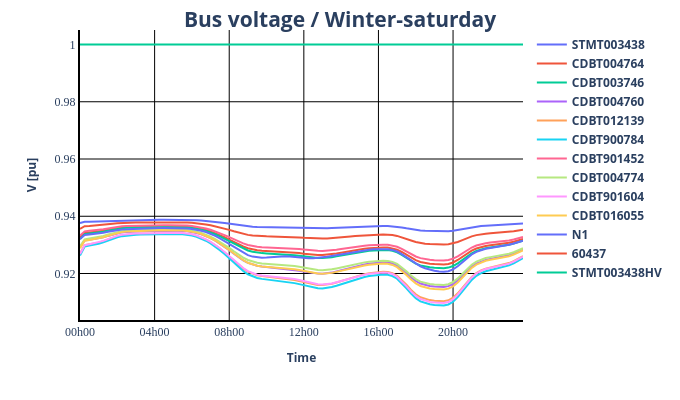

This figure's notebook cell:
### Code cell
profile_file_path = "annexes/cases/power_profile_case_0_wint_sat.xlsx"
output_folder = ""
output_file_name = "simulation_results_0"

# Charge excel profile
time_series: dict = pp_sim.load_power_profile_form_xlsx(file_path=profile_file_path)
net_pickle.load.insert(1, "profile_mapping", [0, 1, 2, 3, 4, 5, 6, 7, 8, 9, 10, 11])

# Apply power profile to loads
pp_sim.apply_power_profile(
    net=net_pickle,
    equipment="load",
    power_profiles=time_series["load"]
)
pp_sim.create_output_writer(net=net_pickle)


result_df = pp_sim.run_time_simulation(
    net=net_pickle, output_filename=output_file_name
)

pp_plot.plot_timeseries_result(
    data_df=result_df["res_bus.vm_pu"],
    ylabel="V [pu]",
    plot_title="Bus voltage / Winter-saturday",
    filename="voltage_result",
)
